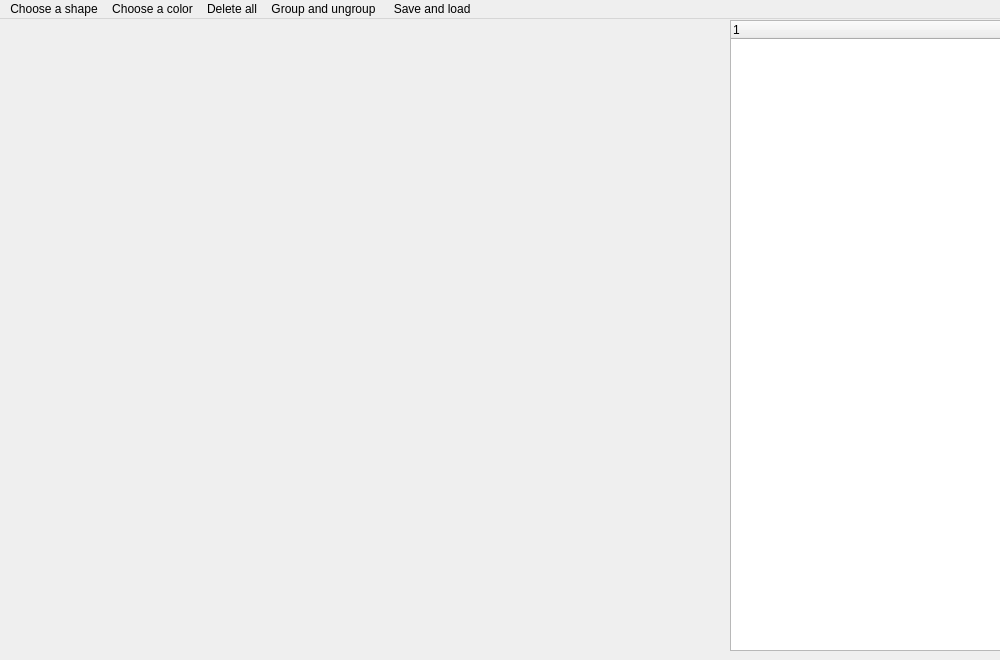
<?xml version="1.0" encoding="UTF-8"?>
<ui version="4.0">
 <class>MainWindow</class>
 <widget class="QMainWindow" name="MainWindow">
  <property name="geometry">
   <rect>
    <x>0</x>
    <y>0</y>
    <width>1000</width>
    <height>660</height>
   </rect>
  </property>
  <property name="windowTitle">
   <string>ShapesFinal</string>
  </property>
  <widget class="QWidget" name="centralwidget">
   <widget class="QTreeWidget" name="treeWidget">
    <property name="geometry">
     <rect>
      <x>730</x>
      <y>1</y>
      <width>271</width>
      <height>631</height>
     </rect>
    </property>
    <column>
     <property name="text">
      <string notr="true">1</string>
     </property>
    </column>
   </widget>
   <widget class="QWidget" name="canvasPlaceholder" native="true">
    <property name="geometry">
     <rect>
      <x>-1</x>
      <y>-1</y>
      <width>731</width>
      <height>631</height>
     </rect>
    </property>
   </widget>
  </widget>
  <widget class="QMenuBar" name="menubar">
   <property name="geometry">
    <rect>
     <x>0</x>
     <y>0</y>
     <width>1000</width>
     <height>26</height>
    </rect>
   </property>
   <widget class="QMenu" name="menuShapes">
    <property name="title">
     <string>Choose a shape</string>
    </property>
    <addaction name="actionCircle"/>
    <addaction name="actionSquare"/>
    <addaction name="actionTriangle"/>
   </widget>
   <widget class="QMenu" name="menuColor">
    <property name="title">
     <string>Choose a color</string>
    </property>
    <addaction name="actionColor"/>
   </widget>
   <widget class="QMenu" name="menuDelete">
    <property name="title">
     <string>Delete all</string>
    </property>
    <addaction name="actionDelete"/>
   </widget>
   <widget class="QMenu" name="menuGroup">
    <property name="title">
     <string>Group and ungroup</string>
    </property>
    <addaction name="actionGroup"/>
    <addaction name="actionUngroup"/>
   </widget>
   <widget class="QMenu" name="menuSave">
    <property name="title">
     <string> Save and load</string>
    </property>
    <addaction name="actionSave"/>
    <addaction name="actionLoad"/>
   </widget>
   <addaction name="menuShapes"/>
   <addaction name="menuColor"/>
   <addaction name="menuDelete"/>
   <addaction name="menuGroup"/>
   <addaction name="menuSave"/>
  </widget>
  <action name="actionCircle">
   <property name="text">
    <string>Circle</string>
   </property>
  </action>
  <action name="actionSquare">
   <property name="text">
    <string>Square</string>
   </property>
  </action>
  <action name="actionTriangle">
   <property name="text">
    <string>Triangle</string>
   </property>
  </action>
  <action name="actionSave">
   <property name="text">
    <string>Save</string>
   </property>
  </action>
  <action name="actionLoad">
   <property name="text">
    <string>Load</string>
   </property>
  </action>
  <action name="actionGroup">
   <property name="text">
    <string>Group</string>
   </property>
  </action>
  <action name="actionUngroup">
   <property name="text">
    <string>Ungroup</string>
   </property>
  </action>
  <action name="actionDelete">
   <property name="text">
    <string>Delete</string>
   </property>
  </action>
  <action name="actionColor">
   <property name="text">
    <string>Color</string>
   </property>
  </action>
  <action name="actionCreate_Arrow">
   <property name="text">
    <string>Create Arrow</string>
   </property>
  </action>
  <action name="actionRemove_Arrow">
   <property name="text">
    <string>Remove Arrow</string>
   </property>
  </action>
 </widget>
 <resources/>
 <connections/>
</ui>
